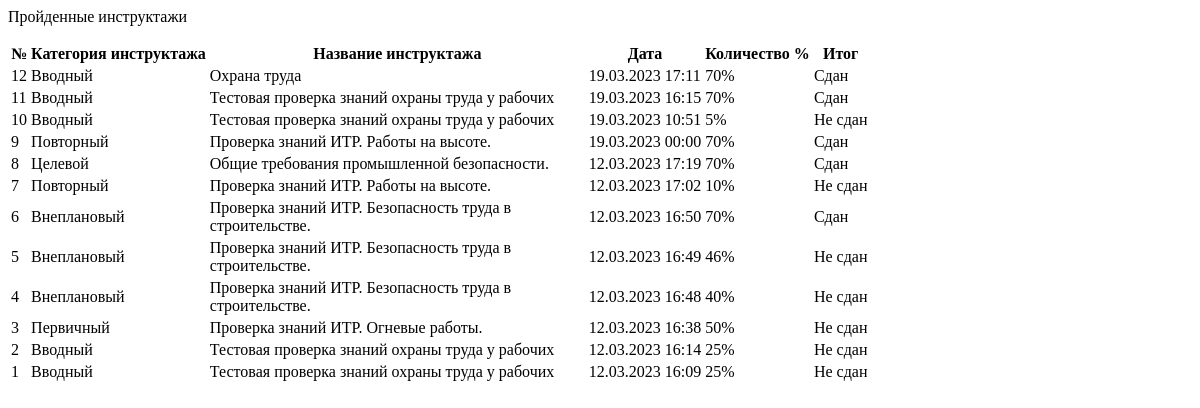
Page /account/profile/passed_inst/ (signed in) on the earlier database version.
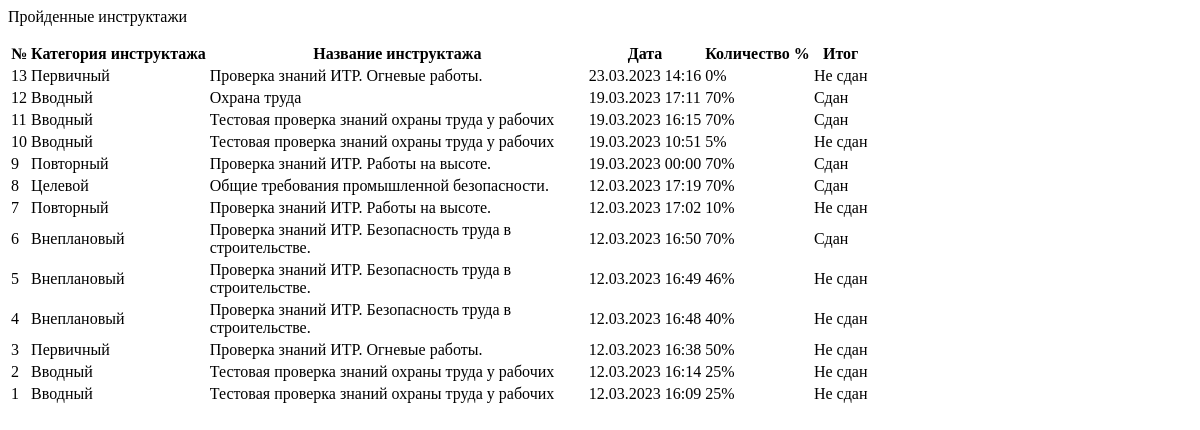
Same page on the later database version.
### initru/models.py (models this page shows, shortened)
class res(models.Model):
    user  = models.ForeignKey( CustomUser, on_delete=models.CASCADE, verbose_name='Пользователь')
    instruction  = models.ForeignKey( inst, on_delete=models.CASCADE, verbose_name='Инструктаж')
    quiz = models.ForeignKey(test, on_delete=models.CASCADE, verbose_name= 'Тест')
    date_instruction = models.DateTimeField( 'Дата прохождения инструктажа')
    date_instruction_end = models.DateField('Повторное прохождение', null=True)
    result = models.IntegerField( 'Результат в %')
    mark = models.CharField('Прошел', max_length=255)
    class Meta:
        verbose_name = 'Результат'
        verbose_name_plural = 'Результаты'

class inst(models.Model):
    name_instruction = models.CharField(
        'Название инструктажа',
        max_length=64
    )
    date_period = models.IntegerField(
        'Период инструктажа'
    )
    def __str__(self):
        return f'{self.name_instruction}'
    class Meta:
        verbose_name = 'Инструктаж'
        verbose_name_plural = 'Инструктажи'

class test(models.Model):
    instruction = models.ForeignKey( inst, on_delete=models.CASCADE, verbose_name='Инструктаж' )
    name_test = models.CharField( 'Название теста инструктажа', max_length=125 )
    number_of_questions = models.IntegerField('Количество вопросов') ##
    time = models.IntegerField('Ограничение по времени') ##
    required_score_to_pass = models.IntegerField('Рекомендуемый балл в %', help_text='Рекомендуемый балл в %')
    type_user  = models.ForeignKey(typeuser, on_delete=models.CASCADE, verbose_name='Тип пользователя')
    file = models.FileField( 'Файл к тесту', upload_to='instr/', null=True, blank=True)
    class Meta:
        verbose_name = 'Тест'
        verbose_name_plural = 'Тесты'

### initru/views.py (the view)
# urls.py: path('account/profile/passed_inst/', passedView, name="passed_brief_view"),
@login_required
def passedView(request):
    page_name = 'passed_inst.html'
    obj_res = res.objects.filter(
        user=request.user).order_by("-date_instruction")
    values = {
        'obj': obj_res
    }
    return render(request, page_name, values)

### initru/templates/passed_inst.html (shortened to what this page needs)
{% load static %}
{% load static %}
<div style = 'max-width: 920px;'>
    <p class='text-uppercase text-secondary' style="font-family: 'Inter-Bold';">Пройденные инструктажи</p>
    <div>
        <table class = 'table table-hover table-sm'>
            <thead >
                <tr>
                    <th class = 'text-secondary' scope="col">№</th>
                    <th class = 'text-secondary' scope="col">Категория инструктажа</th>
                    <th class = 'text-secondary' scope="col" id="name-brief">Название инструктажа</th>
                    <th class = 'text-secondary' scope="col">Дата</th>
                    <th class = 'text-secondary' scope="col">Количество %</th>
                    <th class='text-center text-secondary' scope="col">Итог</th>
                </tr>
            </thead>
            <tbody>
                {% for o in obj %}
                    <tr>
                        <td>{{ forloop.revcounter }}</td>
                        <td>{{ o.instruction }}</td>
                        <td style = 'max-width: 375px;'>{{ o.quiz.name_test }}</td>
                        <td>{{ o.date_instruction|date:'d.m.Y H:i' }}</td>
                        <td class = 'text-center'>{{ o.result }}%</td>
                        {% if o.mark == 'Не сдан' %}
                        <td class ='bg-danger text-white text-center'>
                            {{ o.mark }}
                        </td>
                        {% else %}
                        <td class = 'bg-success text-white text-center'>
                            {{ o.mark }}
                        </td>
                        {% endif %}
                    </tr>
                {% empty %}
                    <p style='font-family: "Inter-Bold"; color:#E7882B;'>Пока пусто.</p>
                {% endfor %}
            </tbody>
        </table>
    </div>
</div>

Differences in the rows shown:
added res: instruction "Первичный", quiz.name_test "Проверка знаний ИТР. Огневые работы.", date_instruction "23.03.2023 14:16", result "0", mark "Не сдан"
